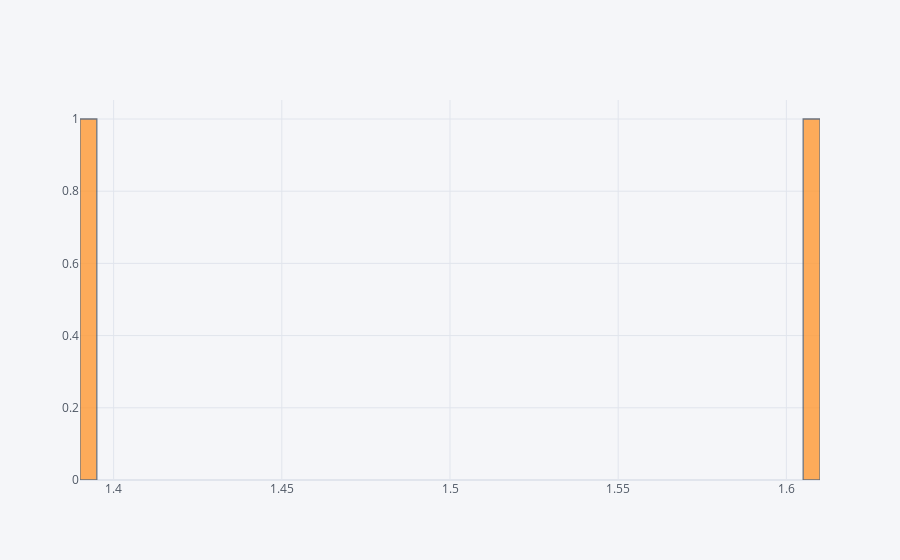

Source (notebook cell):
### Code cell
print(df.groupby('gender')['dodrace'].mean().sort_values())
print()
df.groupby('gender')['dodrace'].mean().iplot(kind='histogram',subplots=True,bins=50)

### Figure 1 — Plotly figure (JSON) as saved in the notebook; plotly's stock layout.template omitted (floating-point values rounded to 4 significant figures)
{"data": [{"histfunc": "count", "histnorm": "", "marker": {"color": "rgba(255, 153, 51, 1.0)", "line": {"color": "#4D5663", "width": 1.3}}, "name": "dodrace", "nbinsx": 50, "opacity": 0.8, "orientation": "v", "type": "histogram", "x": [1.606, 1.39], "xaxis": "x", "yaxis": "y"}], "layout": {"autosize": true, "barmode": "overlay", "legend": {"bgcolor": "#F5F6F9", "font": {"color": "#4D5663"}}, "paper_bgcolor": "#F5F6F9", "plot_bgcolor": "#F5F6F9", "title": {"font": {"color": "#4D5663"}}, "xaxis": {"anchor": "y", "autorange": true, "domain": [0, 1], "gridcolor": "#E1E5ED", "range": [1.39, 1.61], "showgrid": true, "tickfont": {"color": "#4D5663"}, "title": {"font": {"color": "#4D5663"}, "text": ""}, "type": "linear", "zerolinecolor": "#E1E5ED"}, "yaxis": {"anchor": "x", "autorange": true, "domain": [0, 1], "gridcolor": "#E1E5ED", "range": [0, 1.053], "showgrid": true, "tickfont": {"color": "#4D5663"}, "title": {"font": {"color": "#4D5663"}, "text": ""}, "zerolinecolor": "#E1E5ED"}}}
